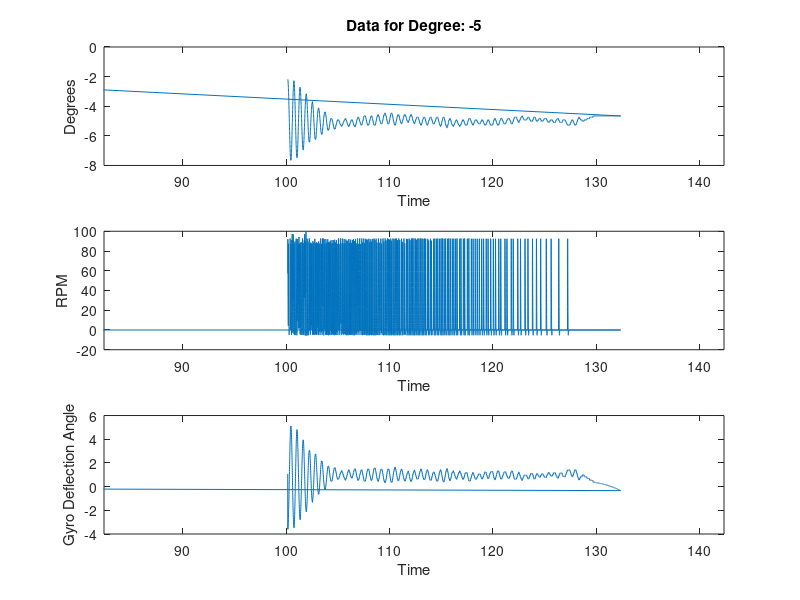
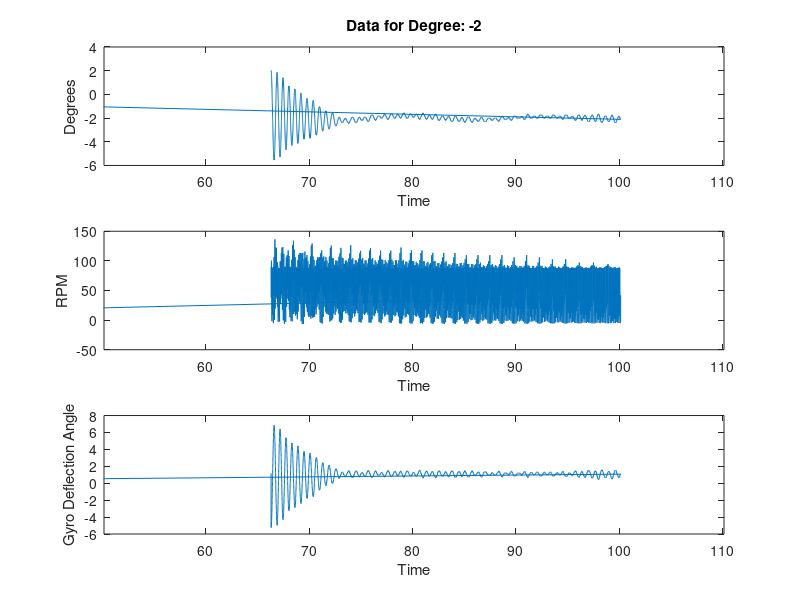
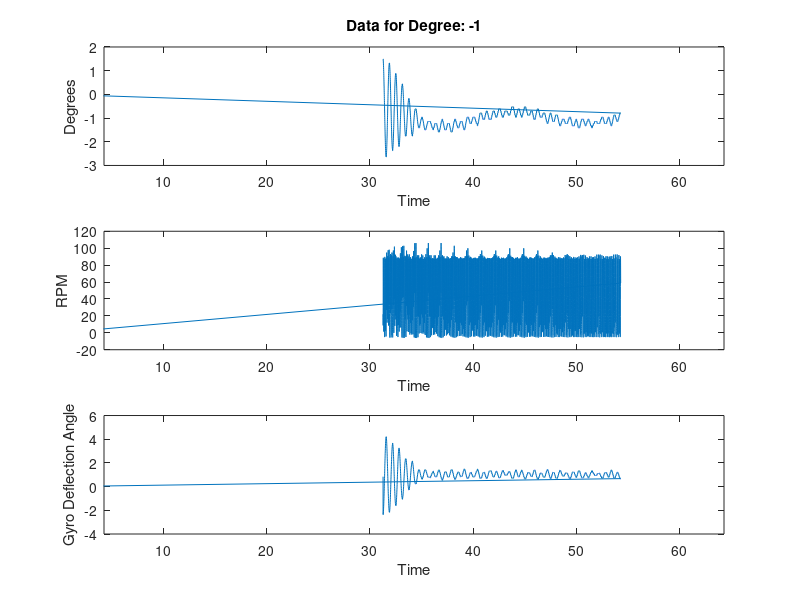
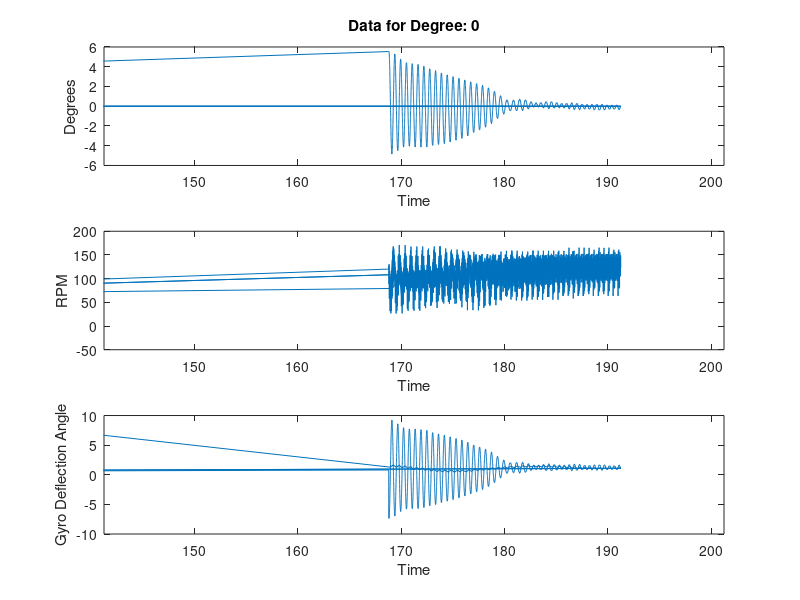

Write the MATLAB code that produced these figures, in order.
%% Using Collected Data from Lab

givendata = load('CMG_Part1_Wheel_speedkp0_14_Ki0_35_Kd1_6');

T = givendata.wheel_speed';

deg = unique(T(:,5));

A = zeros([size(T)-[0 1] size(deg)]);

for i = 1:length(deg)

    [n,m] = find(T==deg(i));
    for j =1:length(n)
        A(j,:,i) = T(n(j), 1:end-1);
    end
end
hold on
% Plot the data for each unique degree
for i = 1:length(deg)
    figure(i)

    avg = mean(A(:,1,i));
    stddev = std(A(:,1,i));
    xaxis = [max(A(:,1,i))-50,max(A(:,1,i))+10];

    subplot(3,1,1);
    plot(A(:,1,i),A(:,2,i));
    title(['Data for Degree: ', num2str(deg(i))]);
    xlabel('Time');
    ylabel('Degrees');
    xlim(xaxis);

    subplot(3,1,2);
    plot(A(:,1,i), A(:,3,i));
    xlabel('Time');
    ylabel('RPM');
    xlim(xaxis);

    subplot(3,1,3);
    plot(A(:,1,i),A(:,4,i));
    xlabel('Time');
    ylabel('Gyro Deflection Angle');
    xlim(xaxis);
    
    
    
end

hold off